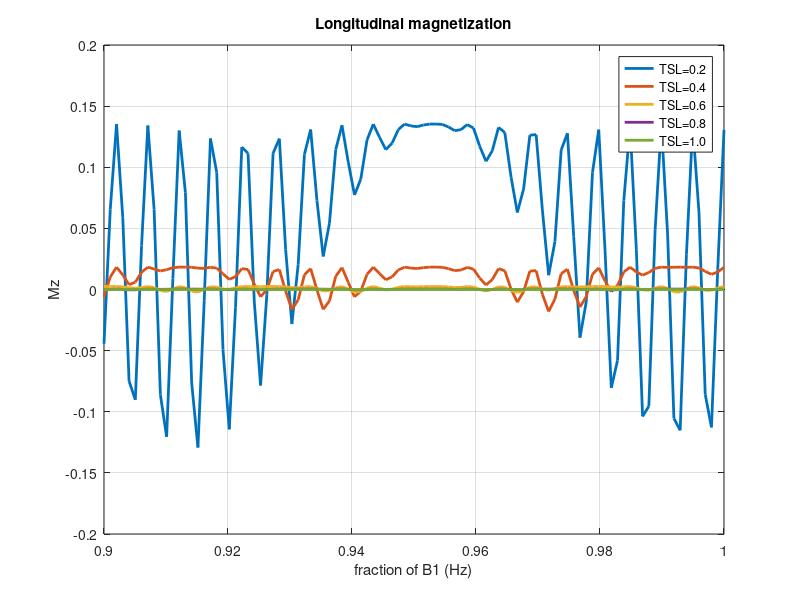

MATLAB code for this plot:
% Define the range of x-values
f = linspace(0.9 , 1, 100); % You can adjust the range and number of points

% Define values (adjust as needed)
gamma = 267.513e6; % Gyromagnetic ratio, proton (rad/s/T)
P = 1; %spin-lock amplitude Bsl=P*B1
tau = 1e-6; % nominal pi/2 pulse width in seconds
%TSL = 200e-3; %Spin-Lock time in miliseconds
T1p = 0.1; % Longitudinal relaxation in seconds. Gray matter
T2p = 0.1;  % transverse relaxation in seconds. Gray matter
B1 = 1.25e3*6.28; % maximun rf amplitude in rad/s

% Define the values of B1
TSL_values = [0.2, 0.4, 0.6, 0.8, 1.0];


% Iterate through each value of TSL
for i = 1:length(TSL_values)
    TSL = TSL_values(i);
    
    % Calculate Mz
    Mz = ((sin(gamma*B1*tau*f)).^2).*exp(-TSL/T1p)+(((cos(gamma*B1*tau*f)).^2).*cos(P*gamma*B1*TSL*f).*exp(-TSL/(T2p)));
    
    % Plot the line for the current value of b
    plot(f, Mz, 'LineWidth', 2);
    
    % Hold on to add more lines to the same plot
    hold on;
end

% Compute the corresponding Mz-values
%Mz = (sin(gamma*B1*tau)).^2.*exp(-TSL/T1p)+(cos(gamma*B1*tau)).^2.*cos(gamma*B1*tau).*exp(-TSL/T2p);
%Mz2 = exp(-TSL/T1p);

% Add labels and legend
xlabel('fraction of B1 (Hz)');
ylabel('Mz');
title('Longitudinal magnetization');
grid on;
legend('TSL=0.2', 'TSL=0.4', 'TSL=0.6', 'TSL=0.8', 'TSL=1.0');

% Turn off the hold mode
hold off;
